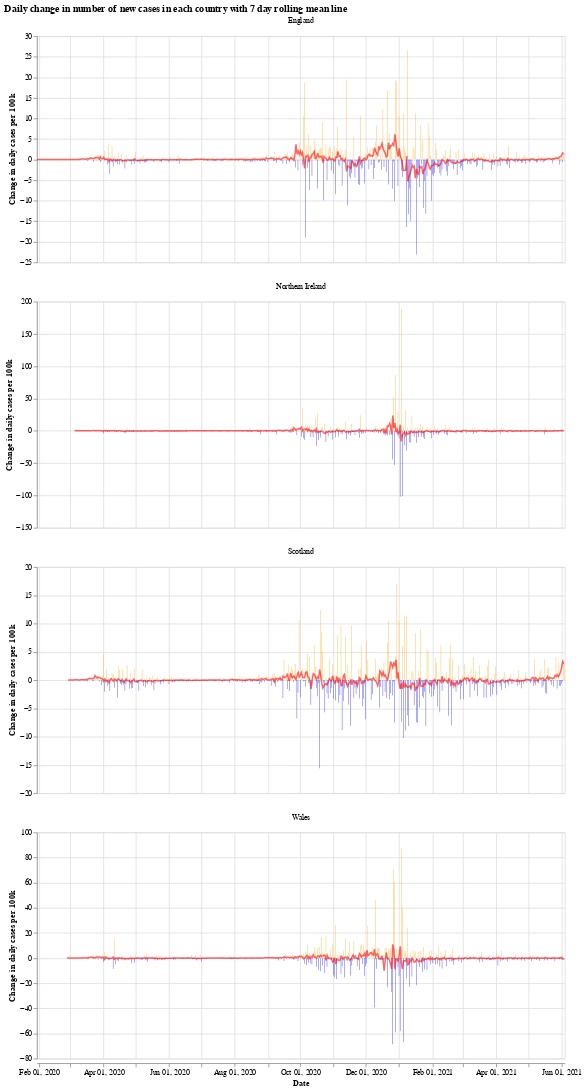

The notebook cell saved with this chart:
### Markdown cell above
We will use the Python library `Altair` for visualising the data, see the [altair docs](https://altair-viz.github.io/) for more information.

First we have a graph which shows the daily change in the number of new cases for each country. This number jumps up and down all over the place, which is likely due to delay in reporting of new cases over the weekend. Another interesting thing is that it looks like the daily cases in Wales experienced a much shorter period of calm over the summer (calm in the sense of daily cases not jumping up and down).

The orange bars are days when the number of new cases (per 100k population) was more than the previous day, while the blue are days when the number of new cases dropped. The red line is the 7 day moving average. 

When the moving average line is below 0, it means that there is a consistent drop in new cases. We can see this clearly happening around the times that lockdowns were introduced (though, to varying degrees). I will update the graphs soon with a marker of when each lockdown started.

### Code cell
# collapse
import altair as alt

bars = alt.Chart(uk_cases).mark_bar().encode(
    x=alt.X("yearmonthdate(date):T", axis=alt.Axis(title='Date')),
    y=alt.Y("casesChangeRate:Q", axis=alt.Axis(title='Change in daily cases per 100k')),
    tooltip='casesChange',
    color=alt.condition(
        alt.datum.casesChangeRate > 0,
        alt.value("orange"),  # The positive color
        alt.value("blue")  # The negative color
    )
).properties(title='Daily change in number of new cases with 7 day rolling mean',width=700).interactive()

line = alt.Chart(uk_cases).mark_line(
    color='red',
    size=2,
    opacity=0.6
).transform_window(
    rolling_mean='mean(casesChangeRate)',
    frame=[0, 7],
    groupby=['areaName']
).encode(
    x='yearmonthdate(date):T',
    y='rolling_mean:Q'
)

alt.layer(bars, line, data=uk_cases).facet(alt.Column(
    'areaName', title=''), columns=1).resolve_scale(y='independent').properties(title='Daily change in number of new cases in each country with 7 day rolling mean line')

### Figure 1 — Vega-Lite specification as saved in the notebook (floating-point values rounded to 4 significant figures; data arrays with more than 128 entries replaced by an {"elided": "..."} marker saying what was removed)
{"config": {"view": {"continuousWidth": 400, "continuousHeight": 300}}, "data": {"name": "data-801064c81f392c10ceca31b4989fab68"}, "facet": {"type": "nominal", "field": "areaName", "title": ""}, "spec": {"layer": [{"mark": "bar", "encoding": {"color": {"condition": {"value": "orange", "test": "(datum.casesChangeRate > 0)"}, "value": "blue"}, "tooltip": {"type": "quantitative", "field": "casesChange"}, "x": {"type": "temporal", "axis": {"title": "Date"}, "field": "date", "timeUnit": "yearmonthdate"}, "y": {"type": "quantitative", "axis": {"title": "Change in daily cases per 100k"}, "field": "casesChangeRate"}}, "selection": {"selector001": {"type": "interval", "bind": "scales", "encodings": ["x", "y"]}}, "title": "Daily change in number of new cases with 7 day rolling mean", "width": 700}, {"mark": {"type": "line", "color": "red", "opacity": 0.6, "size": 2}, "encoding": {"x": {"type": "temporal", "field": "date", "timeUnit": "yearmonthdate"}, "y": {"type": "quantitative", "field": "rolling_mean"}}, "transform": [{"window": [{"op": "mean", "field": "casesChangeRate", "as": "rolling_mean"}], "frame": [0, 7], "groupby": ["areaName"]}]}]}, "columns": 1, "resolve": {"scale": {"y": "independent"}}, "title": "Daily change in number of new cases in each country with 7 day rolling mean line", "$schema": "https://vega.github.io/schema/vega-lite/v4.8.1.json", "datasets": {"data-801064c81f392c10ceca31b4989fab68": {"elided": "1872 records"}}}
